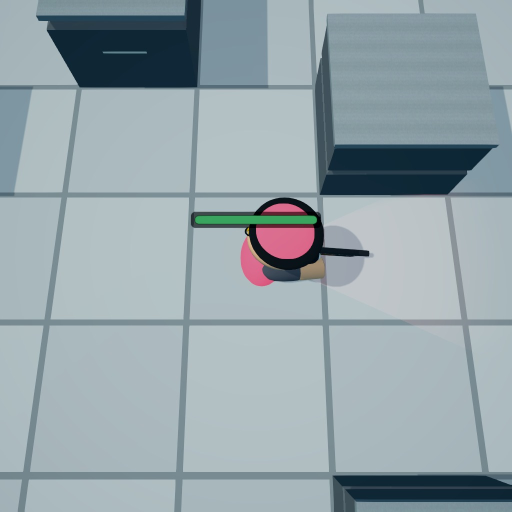
#> input picture Captures/AbilityJuice/shots/r1/hitreact/f0030.jpg, 1024 x 1024 px, given in place of f0008.jpg, which was not available (shown at 1/2 size)
$ python _ad3_hr_colour.py
#> lines starting #> are read from the running program, lines starting #| are printed output that depends on the picture; pictures that were not available may be replaced by others from this repository, and a replacement may not be noted
"""Direct colour sampling: what colour is the unit, the stamp and the ember, really?"""
import numpy as np
from PIL import Image
from scipy import ndimage

P3 = 'Captures/AbilityJuice/shots/r3/hitreact/f%04d.jpg'
P2 = 'Captures/AbilityJuice/shots/r2/hitreact/f%04d.jpg'
PX_CELL = 287.0


def lum(a):
    return 0.2126*a[..., 0] + 0.7152*a[..., 1] + 0.0722*a[..., 2]


def fr(p, f):
    return np.asarray(Image.open(p % f).convert('RGB')).astype(np.float32)


def sat(a):
    mx, mn = a.max(2), a.min(2)
    return np.where(mx > 0, (mx-mn)/np.maximum(mx, 1e-6), 0.0)


def patch(p, f, y0, y1, x0, x1, label):
    a = fr(p, f)
    s = a[y0:y1, x0:x1].reshape(-1, 3)
    L = lum(a)[y0:y1, x0:x1]
    S = sat(a)[y0:y1, x0:x1]
    print(f'{label:34s} RGB=({s[:,0].mean():6.1f},{s[:,1].mean():6.1f},{s[:,2].mean():6.1f}) '
          f'L={L.mean():6.1f}  S={S.mean():5.3f}  R-B={s[:,0].mean()-s[:,2].mean():+6.1f} '
          f'G-B={s[:,1].mean()-s[:,2].mean():+6.1f}')


print('=' * 108)
print('COLOUR SAMPLES')
print('=' * 108)
patch(P3, 8, 470, 500, 505, 545, 'rest  unit body (pink)')
#> in patch, `s = a[y0:y1, x0:x1].reshape(-1, 3)`: s = 1200 rows, first 8: [12, 20, 23], [12, 19, 25], [10, 20, 22], [10, 20, 19], [10, 20, 19], [11, 18, 24], [24, 12, 24], [58, 10, 26]
#> in lum, `return 0.2126*a[..., 0] + 0.7152*a[..., 1] + 0.0722*a[..., 2]`:
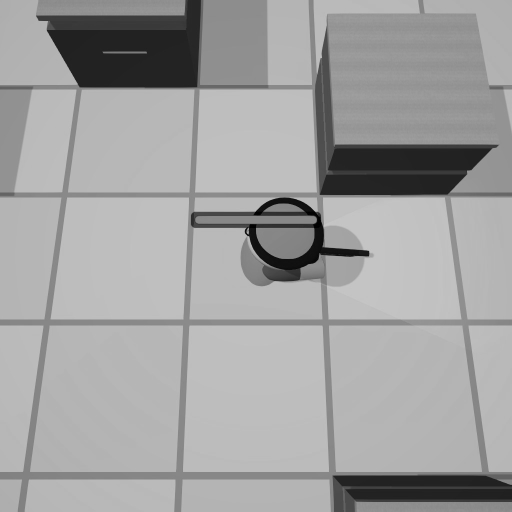
#> returned value: shape (1024, 1024) float32 (shown at 1/2 size); min 0, max 202.2, mean 160.7
#> in sat, `mx, mn = a.max(2), a.min(2)`:
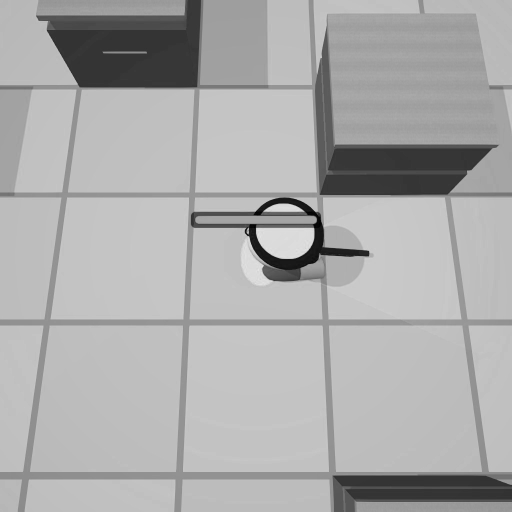
#> mx: shape (1024, 1024) float32 (shown at 1/2 size); min 0, max 234, mean 170.6
#> in sat, `mx, mn = a.max(2), a.min(2)`:
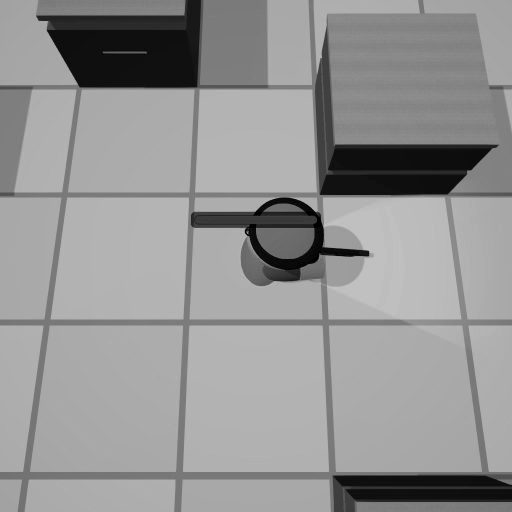
#> mn: shape (1024, 1024) float32 (shown at 1/2 size); min 0, max 198, mean 147.4
#> in sat, `return np.where(mx > 0, (mx-mn)/np.maximum(mx, 1e-6), 0.0)`:
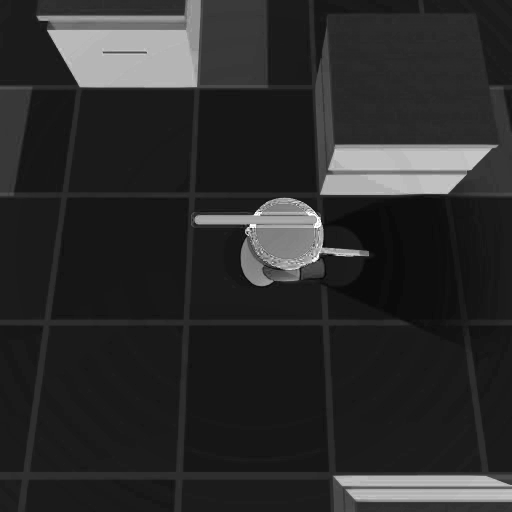
#> returned value: shape (1024, 1024) float32 (shown at 1/2 size); min 0, max 1, mean 0.174
#> in patch, `S = sat(a)[y0:y1, x0:x1]`:
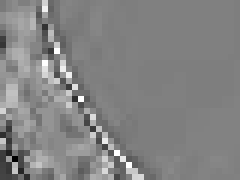
#> S: shape (30, 40) float32 (shown 6 times larger); min 0, max 1, mean 0.517
#| rest  unit body (pink)             RGB=( 146.6,  77.9, 101.8) L=  94.2  S=0.517  R-B= +44.8 G-B= -23.9
patch(P2, 13, 480, 510, 690, 730, 'r2 f13 unit body (bleached)')
#> call 2 of patch, with f = 13, y0 = 480, y1 = 510, x0 = 690, x1 = 730, label = 'r2 f13 unit body (bleached)'
#> in patch (call 2), `s = a[y0:y1, x0:x1].reshape(-1, 3)`: s = 1200 rows, first 8: [156, 164, 175], [156, 164, 175], [156, 164, 175], [156, 164, 175], [156, 164, 175], [156, 164, 175], [156, 164, 175], [156, 164, 175]
#> in patch (call 2), `L = lum(a)[y0:y1, x0:x1]`:
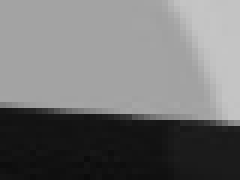
#> L: shape (30, 40) float32 (shown 6 times larger); min 11.89, max 197.4, mean 115.8
#> in patch (call 2), `S = sat(a)[y0:y1, x0:x1]`:
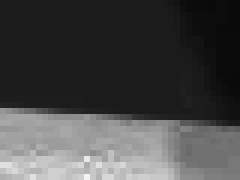
#> S: shape (30, 40) float32 (shown 6 times larger); min 0.0396, max 0.957, mean 0.281
#| r2 f13 unit body (bleached)        RGB=( 108.3, 117.0, 126.4) L= 115.8  S=0.281  R-B= -18.1 G-B=  -9.4
patch(P3, 12, 470, 500, 660, 700, 'r3 f12 unit body')
#> (the run stopped early here; a loop or call above may not have finished)
